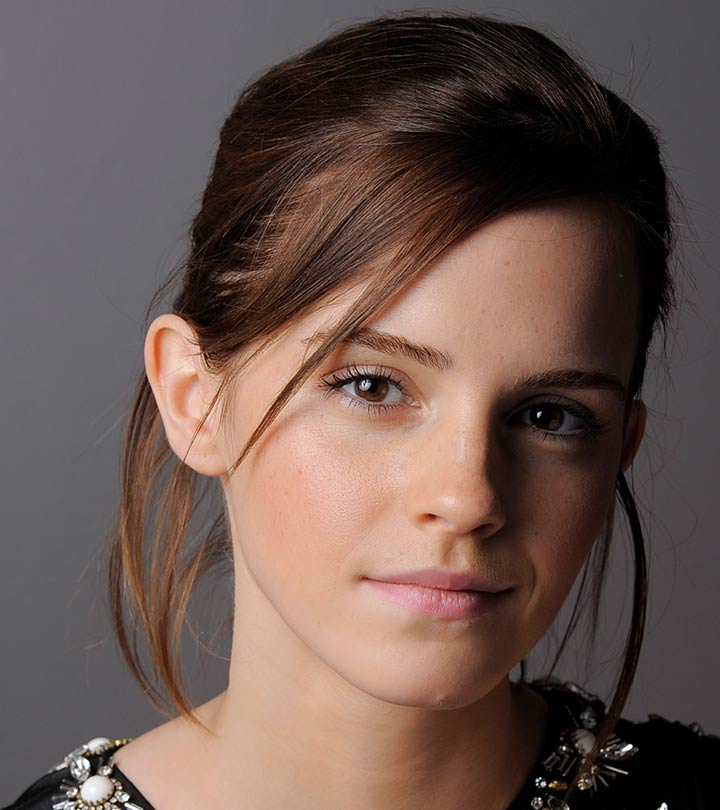
#> input picture a1images/emma.jpg, 720 x 810 px, found by its file name
$ python Question_01.py
#> lines starting #> are read from the running program, lines starting #| are printed output that depends on the picture
import cv2
import numpy as np
import matplotlib.pyplot as plt

#load image
image = cv2.imread("C:/Users/Savindu Dilshan/Desktop/Github/Intensity-Transformations-and-Neighborhood-Filtering/a1images/emma.jpg")
#> image is the input picture: shape (810, 720, 3); mean B, G, R 80.1, 87.4, 106.8

# Convert the image to grayscale
gray_image = cv2.cvtColor(image, cv2.COLOR_BGR2GRAY)
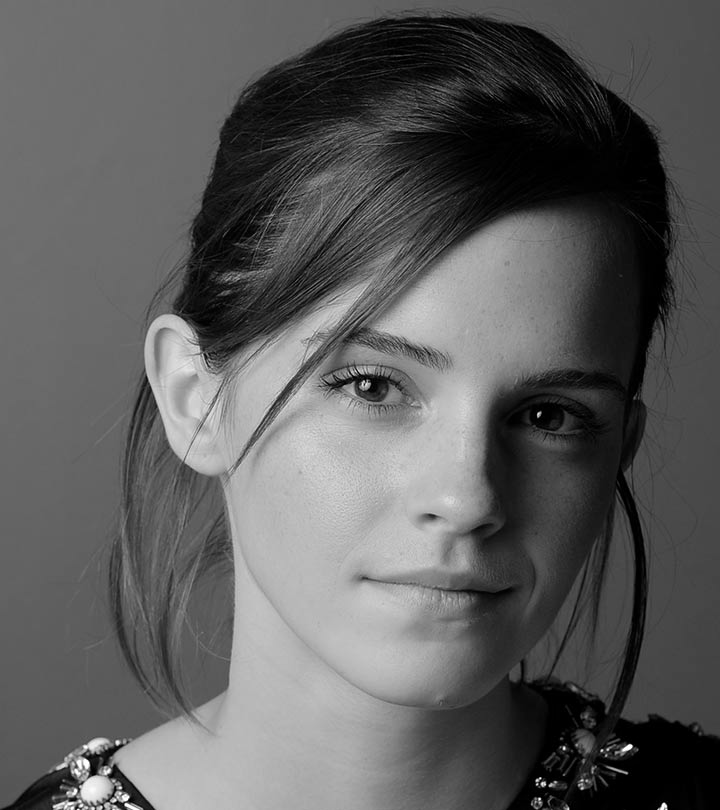
#> gray_image: shape (810, 720); min 0, max 255, mean 92.3

#making the transform matrix
int_mat = np.zeros(256, dtype=np.uint8)
for i in range(256):
    if i <= 50:
        int_mat[i] = int(i)
    elif 50 < i < 150:
        int_mat[i] = int(((256-100)/100)*int(i)+22)
    else:
        int_mat[i] = int(i)

#apply the transformation
transformed_image = cv2.LUT(gray_image, int_mat)
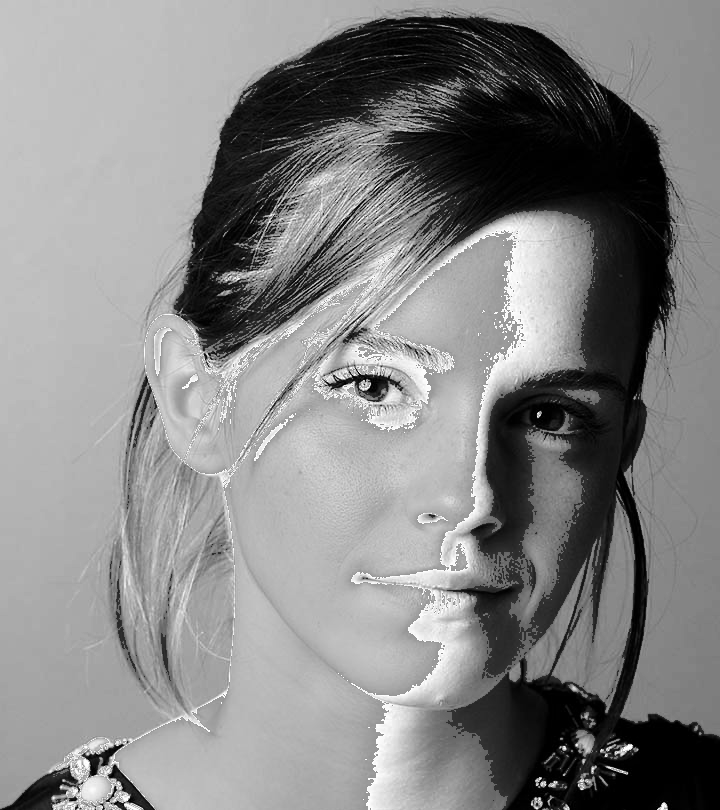
#> transformed_image: shape (810, 720); min 0, max 255, mean 133.2

#printing transformation curve
plt.figure()
plt.plot(range(256), int_mat)
plt.title('Intensity Transformation Curve')
plt.xlabel('Input Intensity')
plt.ylabel('Output Intensity')
plt.grid(True)
plt.show()
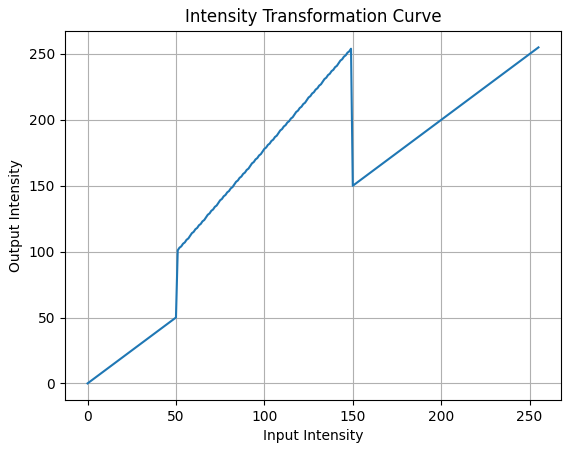
#> figure drawn by matplotlib, 1 panel; curve peaks at x = 255, y = 255

#save
cv2.imwrite("C:/Users/Savindu Dilshan/Desktop/Github/Intensity-Transformations-and-Neighborhood-Filtering/a1images/emma_transformed.jpg", transformed_image)
plt.imshow(transformed_image, cmap='gray')
plt.title("Transformed Image")
plt.axis('off')
plt.show()

$ run again, with a1images/daisy.jpg copied over a1images/emma.jpg
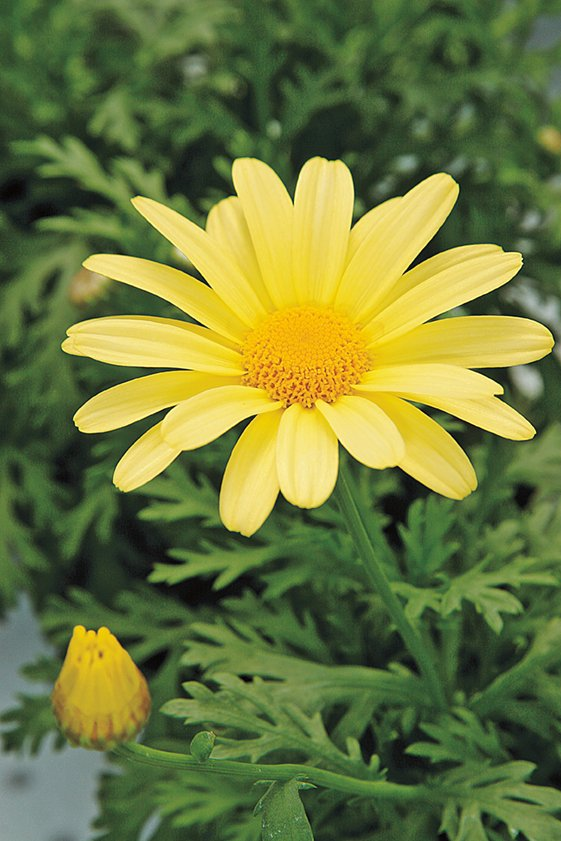
#> input picture a1images/daisy.jpg, 561 x 841 px, found by its file name
#> image is the input picture: shape (841, 561, 3); mean B, G, R 60.7, 120.3, 108.5
#> `gray_image = cv2.cvtColor(image, cv2.COLOR_BGR2GRAY)`:
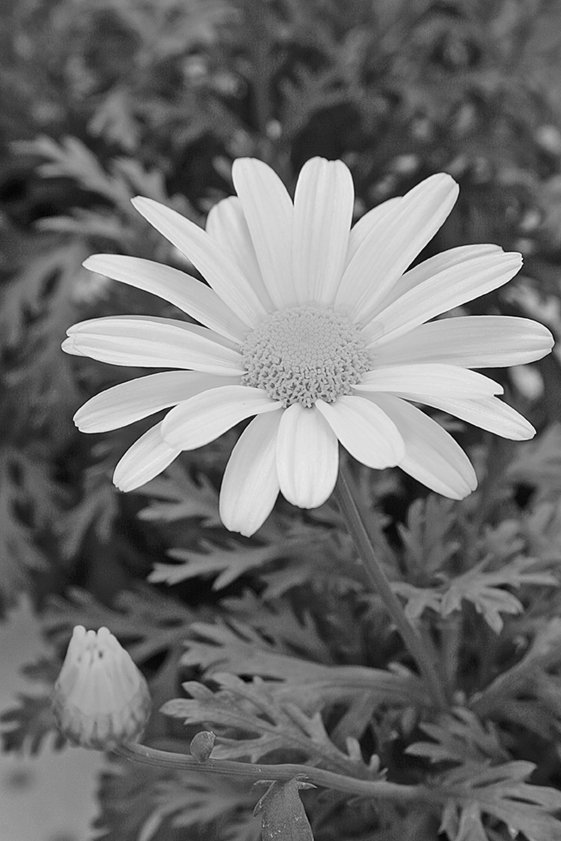
#> gray_image: shape (841, 561); min 1, max 247, mean 110
#> `transformed_image = cv2.LUT(gray_image, int_mat)`:
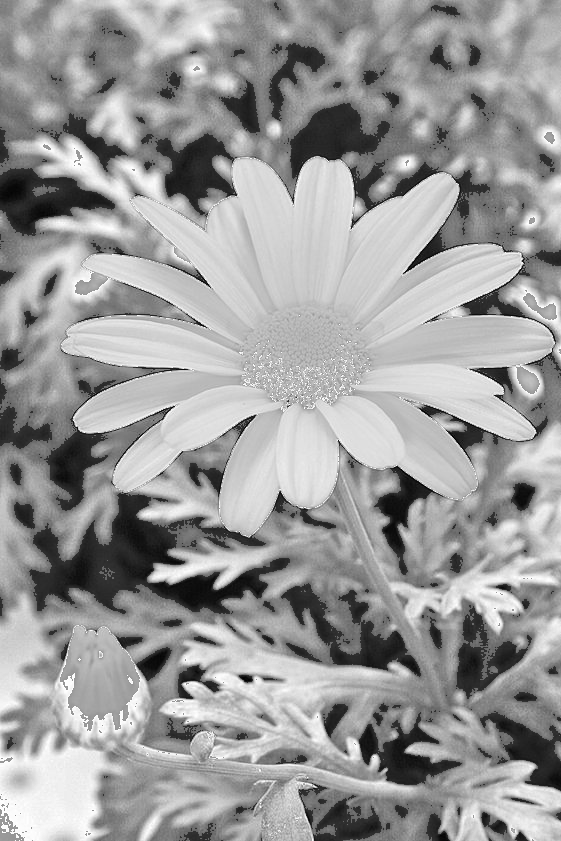
#> transformed_image: shape (841, 561); min 1, max 254, mean 155.2

$ run again, with a1images/highlights_and_shadows.jpg copied over a1images/emma.jpg
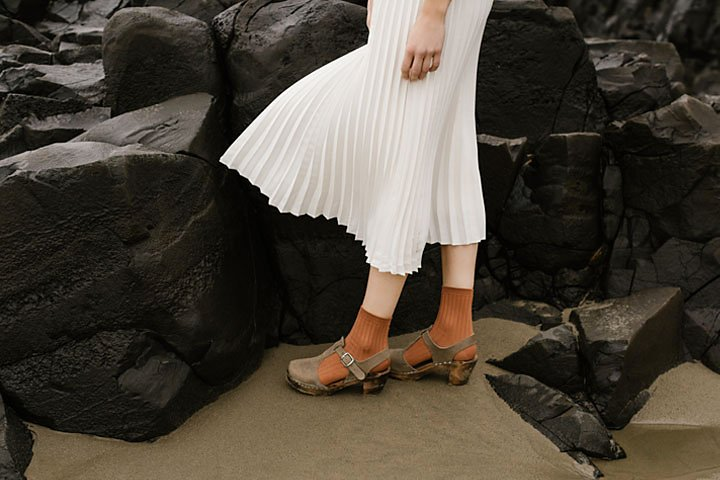
#> input picture a1images/highlights_and_shadows.jpg, 720 x 480 px, found by its file name
#> image is the input picture: shape (480, 720, 3); mean B, G, R 58.1, 68.6, 75.7
#> `gray_image = cv2.cvtColor(image, cv2.COLOR_BGR2GRAY)`:
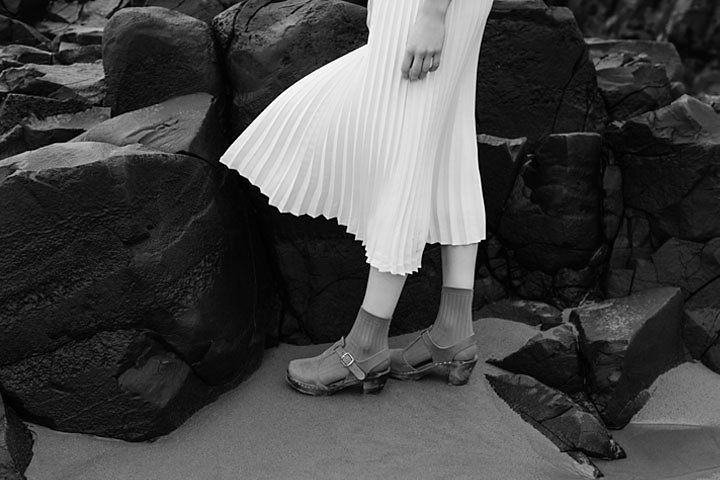
#> gray_image: shape (480, 720); min 0, max 255, mean 69.5
#> `transformed_image = cv2.LUT(gray_image, int_mat)`:
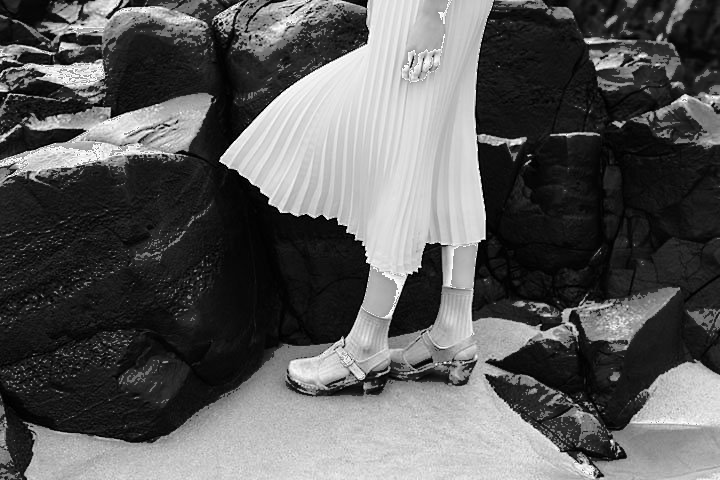
#> transformed_image: shape (480, 720); min 0, max 255, mean 91.6
